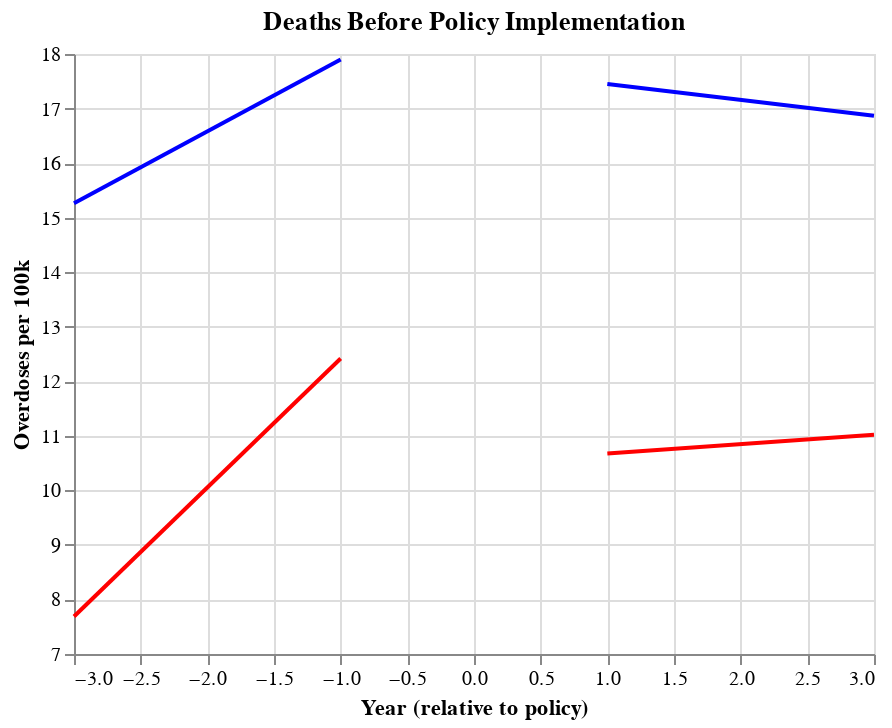

The code cell stored with this chart in its notebook:
### Code cell
comp_before, comp_after = get_charts(b4 = comp_b4_preds, after = comp_after_preds, title_b4 = "deaths before policy", title_after="deaths after policy", color="blue")
base_before + base_after + comp_before + comp_after

### Figure 1 — Vega-Lite specification as saved in the notebook (floating-point values rounded to 4 significant figures)
{"config": {"view": {"continuousWidth": 400, "continuousHeight": 300}}, "layer": [{"data": {"name": "data-e8a71ca6dd94c255cc922200a6ab4de8"}, "mark": "line", "encoding": {"color": {"value": "red"}, "x": {"field": "year relative to policy", "scale": {"zero": false}, "type": "quantitative"}, "y": {"field": "overdose_per_100k", "scale": {"zero": false}, "type": "quantitative"}}, "title": "Deaths Before Policy Implementation", "transform": [{"on": "year relative to policy", "regression": "overdose_per_100k"}]}, {"data": {"name": "data-7d4ad3143cd1e355ee4a33d88ffd184b"}, "mark": "line", "encoding": {"color": {"value": "red"}, "x": {"field": "year relative to policy", "scale": {"zero": false}, "title": "Year (relative to policy)", "type": "quantitative"}, "y": {"field": "overdose_per_100k", "scale": {"zero": false}, "title": "Overdoses per 100k", "type": "quantitative"}}, "title": "Deaths After Policy Implementation", "transform": [{"on": "year relative to policy", "regression": "overdose_per_100k"}]}, {"data": {"name": "data-6c07035514257cb4ab9a09df43a4e91e"}, "mark": "line", "encoding": {"color": {"value": "blue"}, "x": {"field": "year relative to policy", "scale": {"zero": false}, "type": "quantitative"}, "y": {"field": "overdose_per_100k", "scale": {"zero": false}, "type": "quantitative"}}, "title": "deaths before policy", "transform": [{"on": "year relative to policy", "regression": "overdose_per_100k"}]}, {"data": {"name": "data-0623e8b598c4869c3504c11f5dbbe965"}, "mark": "line", "encoding": {"color": {"value": "blue"}, "x": {"field": "year relative to policy", "scale": {"zero": false}, "title": "Year (relative to policy)", "type": "quantitative"}, "y": {"field": "overdose_per_100k", "scale": {"zero": false}, "title": "Overdoses per 100k", "type": "quantitative"}}, "title": "deaths after policy", "transform": [{"on": "year relative to policy", "regression": "overdose_per_100k"}]}], "$schema": "https://vega.github.io/schema/vega-lite/v4.17.0.json", "datasets": {"data-e8a71ca6dd94c255cc922200a6ab4de8": [{"overdose_per_100k": 7.687, "ci_low": -4.135, "ci_high": 19.51, "Year": 2004.0, "year relative to policy": -3}, {"overdose_per_100k": 10.05, "ci_low": 2.575, "ci_high": 17.53, "Year": 2005.0, "year relative to policy": -2}, {"overdose_per_100k": 12.42, "ci_low": 0.5959, "ci_high": 24.24, "Year": 2006.0, "year relative to policy": -1}], "data-7d4ad3143cd1e355ee4a33d88ffd184b": [{"overdose_per_100k": 10.68, "ci_low": 0.4395, "ci_high": 20.91, "Year": 2008.0, "year relative to policy": 1}, {"overdose_per_100k": 10.85, "ci_low": 4.373, "ci_high": 17.32, "Year": 2009.0, "year relative to policy": 2}, {"overdose_per_100k": 11.02, "ci_low": 0.782, "ci_high": 21.25, "Year": 2010.0, "year relative to policy": 3}], "data-6c07035514257cb4ab9a09df43a4e91e": [{"overdose_per_100k": 15.26, "ci_low": 13.27, "ci_high": 17.25, "Year": 2004.0, "year relative to policy": -3}, {"overdose_per_100k": 16.58, "ci_low": 15.32, "ci_high": 17.84, "Year": 2005.0, "year relative to policy": -2}, {"overdose_per_100k": 17.9, "ci_low": 15.91, "ci_high": 19.89, "Year": 2006.0, "year relative to policy": -1}], "data-0623e8b598c4869c3504c11f5dbbe965": [{"overdose_per_100k": 17.45, "ci_low": 3.592, "ci_high": 31.31, "Year": 2008.0, "year relative to policy": 1}, {"overdose_per_100k": 17.16, "ci_low": 8.395, "ci_high": 25.92, "Year": 2009.0, "year relative to policy": 2}, {"overdose_per_100k": 16.87, "ci_low": 3.012, "ci_high": 30.73, "Year": 2010.0, "year relative to policy": 3}]}}
